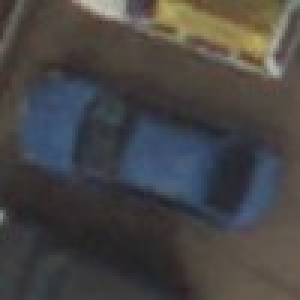
#> input picture LR3/cars/004-c1.jpg, 100 x 100 px (shown 3 times larger); its folder holds 4 pictures in this run
$ python lab3-face.py
#> lines starting #> are read from the running program, lines starting #| are printed output that depends on the picture
#https://scikit-image.org/docs/dev/auto_examples/applications/plot_haar_extraction_selection_classification.html#sphx-glr-auto-examples-applications-plot-haar-extraction-selection-classification-py

from __future__ import division, print_function
from time import time

import numpy as np
import matplotlib.pyplot as plt

from dask import delayed

from sklearn.ensemble import RandomForestClassifier
from sklearn.model_selection import train_test_split
from sklearn.metrics import roc_auc_score

from skimage.data import lfw_subset
from skimage.transform import integral_image
from skimage.feature import haar_like_feature
from skimage.feature import haar_like_feature_coord
from skimage.feature import draw_haar_like_feature

import os
from skimage import io, filters, color, draw

roi_width = 20
roi_height = 20
roi_x = 20
roi_y = 20

def load_images_from_folder(folder):
#> called with folder = 'cars'
        images = []
        for filename in os.listdir(folder):
            img = io.imread(os.path.join(folder,filename))
#> img is the input picture: shape (100, 100, 3); mean R, G, B 70.9, 69.3, 68.8
            if img is not None and img.shape[0] == img.shape[1]:
                print('load_images_from_folder', img.shape)
#| load_images_from_folder (100, 100, 3)
                img = color.rgb2gray(img)
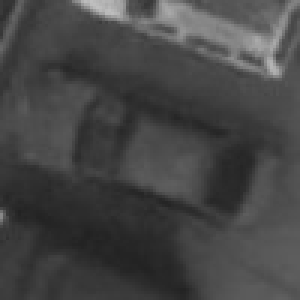
#> img: shape (100, 100) float64 (shown 3 times larger); min 0.134, max 0.75, mean 0.273
                images.append(img)
        return images


@delayed
def extract_feature_image(img, feature_type, feature_coord=None):
    """Extract the haar feature for the current image"""
    ii = integral_image(img)
#    print('ii', ii.shape)
#    return haar_like_feature(ii, 0, 0, ii.shape[0], ii.shape[1],
    return haar_like_feature(ii, roi_x, roi_y, roi_width, roi_height,
                             feature_type=feature_type,
                             feature_coord=feature_coord)


############################################### DATA
# Create car's dataset
car_images = load_images_from_folder('cars')
car_images = np.array(car_images)
#images = lfw_subset()
#print(car_images.shape)
#
# For speed, only extract the two first types of features
feature_types = ['type-3-x', 'type-3-y', 'type-4']


# [73 lines of commented-out code are left out]
coord1 = np.empty(1,dtype=object)
feature_type1 = np.empty(1,dtype=object)
coord1[0] = [[(20, 5), (80, 30)], [(20, 31), (80, 70)], [(20, 71), (80, 90)]]
#coord1[1] = [[(20, 4), (80, 20)], [(20, 21), (80, 40)], [(20, 41), (80, 60)]]

feature_type1[0] = 'type-3-y'
#feature_type1[1] = 'type-3-y'
roi_width = 100
roi_height = 100
roi_x = 0
roi_y = 0

avg_feature = 0
for i, img in enumerate(car_images):
    img = draw_haar_like_feature(img, roi_x, roi_y,
                                   roi_width,
                                   roi_height,
                                   coord1)
    io.imshow(img)
    io.show()
#> (the run stopped early here; a loop or call above may not have finished)
